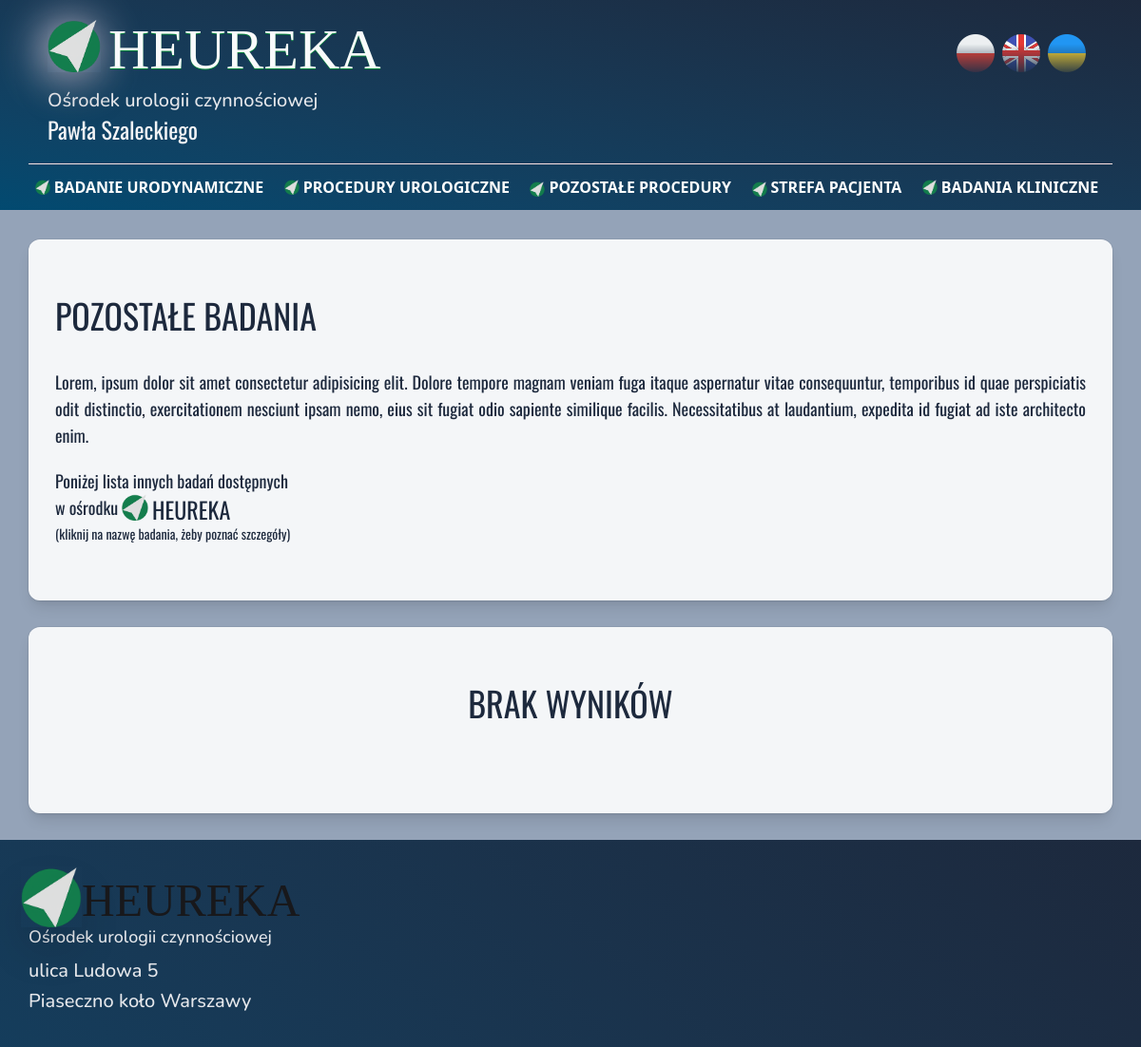
The page /pozostałe-procedury (upper part) on the database as committed earlier.
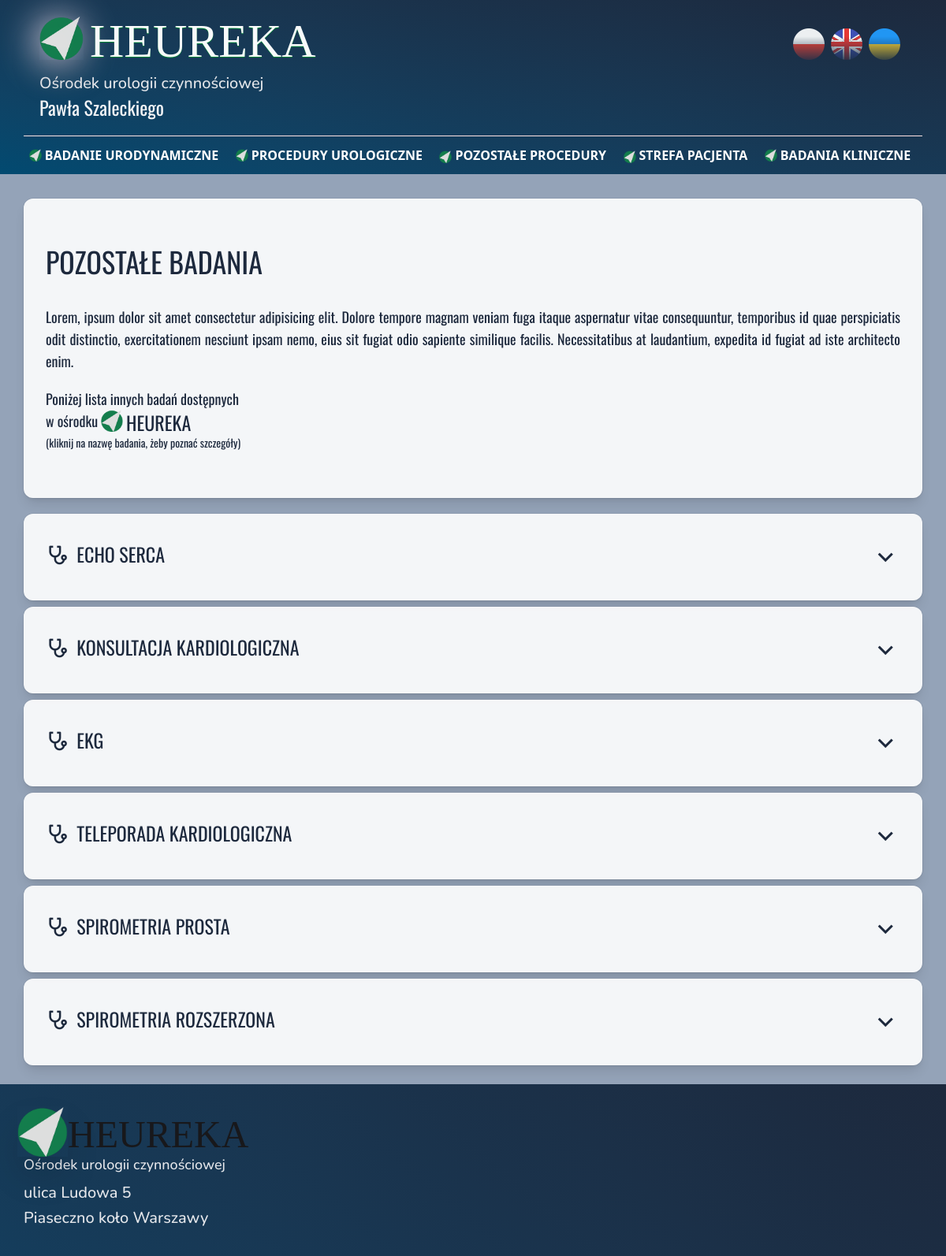
The same page on the database as committed later.
### services/models.py (models this page shows, shortened)
class Procedura(models.Model):
    class specjalizacja_choices(models.TextChoices):
        urologia = 'urologia', 'urologia'
        kardiologia = 'kardiologia', 'kardiologia'
        pulmunologia = 'pulmunologia', 'pulmunologia'
        rehabilitacja = 'rehabilitacja', 'rehabilitacja'
        inne = 'inne', 'inne'
    class typ_choices(models.TextChoices):
        badanie = 'B', 'badanie'
        zabieg = 'Z', 'zabieg'
        procedura = 'P', 'procedura'
        sesja = 's', 'sesja'
    class order_choices(models.TextChoices):
         A = 'A', 'A'
         B = 'B', 'B'
         C = 'C', 'C'
         D = 'D', 'D'
         E = 'E', 'E'
         F = 'F', 'F'
    nazwa = models.CharField(max_length=256)
    opis = HTMLField( blank=True, null=True, verbose_name='Opis badania')
    polega = HTMLField( blank=True, default='',  verbose_name='Na czym polega badanie')
    przebieg = HTMLField( blank=True, default='',  verbose_name='Przebieg badania')
    wskazania = HTMLField(blank=True, default='', verbose_name='Wskazania do badania [POLE LISTY]')
    after = HTMLField(blank=True, null=True, verbose_name='Po badaniu [POLE LISTY]')
    specjalizacja =  models.CharField(max_length=20, choices=specjalizacja_choices, default=specjalizacja_choices.urologia)
    typ_usługi = models.CharField(max_length=25, choices=typ_choices, default =typ_choices.badanie)
    order = models.CharField(max_length=1, choices=order_choices, default=order_choices.F, verbose_name='kolejność')
    active = models.BooleanField(default=False, verbose_name='aktywna')
    lekarz = models.CharField(max_length=200, blank=True, null=True)
    koszt = models.PositiveSmallIntegerField(blank=True, null=True)
    cena_od=models.BooleanField(default=False)
    czas_oczekiwania = models.IntegerField(blank=True, null=True)
    czas_badania = models.CharField(max_length=3, blank=True, null=True)
    pdf_pl = models.FileField(upload_to='downloads/', blank=True, null=True, verbose_name='Instruktaż po polsku' )
    pdf_en = models.FileField(upload_to='downloads/', blank=True, null=True, verbose_name='Instruktaż po angielsku')
    pdf_uk = models.FileField(upload_to='downloads/', blank=True, null=True, verbose_name='Instruktaż po ukraińsku')
    objects = models.Manager()
    activated = ActiveManager()
    class Meta:
        verbose_name_plural = 'procedury'
        ordering = ['order', 'nazwa']
    @property
    def dokumenty(self):
        return bool(self.pdf_pl or self.pdf_en or self.pdf_uk)
    @property
    def opisy(self):
        return bool(self.opis or self.polega or self.przebieg or self.wskazania)

### clinic/context_processors.py (called while the page is built)
def contact_form_context(request):
    return {
        'contact_form': ContactForm()
    }

### clinic/views.py (called while the page is built)
    def get_queryset(self):
        return Procedura.activated.exclude(specjalizacja='urologia')

### services/models.py (called while the page is built)
        def get_queryset(self):
            return (super().get_queryset().filter(active=True))

### templates/clinic/pozostale_procedury.html (shortened to what this page needs)
{% extends 'base.html' %}
{% load i18n %}
{% load static %}
{% block content %}
{% include 'elements/button/contact/contact-button.html' %}
{% include 'elements/header.html' %}
<section class="grid grid-cols-1 gap-x-5 gap-y-1 mt-[200px] md:grid-cols-2 w-[95%] xl:w-[80%] mx-auto">
    <div class="px-7 xl:px-12 py-[60px] mt-7  col-span-2 font-primary text-lg text-justify items-center text-slate-800 rounded-xl bg-white/90 shadow-lg ring-1 ring-black/5">
        <h2 class="uppercase pb-9 font-primary flex  text-4xl justify-center md:justify-start ">{% translate 'Pozostałe badania' %}</h2>
        <p class="text-md font-primary mb-5  ">Lorem, ipsum dolor sit amet consectetur adipisicing elit. Dolore tempore magnam veniam fuga itaque aspernatur vitae consequuntur, temporibus id quae perspiciatis odit distinctio, exercitationem nesciunt ipsam nemo, eius sit fugiat odio sapiente similique facilis. Necessitatibus at laudantium, expedita id fugiat ad iste architecto enim. </p>
        <p class="text-lg font-primary   ">{% translate 'Poniżej lista innych badań dostępnych' %}</p>
        <p class="text-lg font-primary flex  ">{% translate 'w ośrodku' %} <span class="flex text-2xl mx-1 uppercase font-heureka"><img src="{% static 'icons/heureka_logo_3.png' %}" class="size-7 mr-1 " alt="">heureka</span> </p>
        <p class="text-sm font-primary  ">{% translate '(kliknij na nazwę badania, żeby poznać szczegóły)' %}</p>
    </div>
</section>
{% if object_list %}
<section class="grid grid-cols-1 gap-x-5 gap-y-1 py-5  w-[95%] xl:w-[80%] mx-auto">
    {% for i in object_list %}
    <details id="bu_kons_1" class="px-7 xl:px-12 mb-1 py-[35px] transition  font-primary text-xl  text-justify    items-center   text-slate-800   rounded-xl  bg-white/90 shadow-lg ring-1 ring-black/5">
            <summary class="flex justify-between outline-none" >
                <div class="flex">
                    <i class="ri-stethoscope-line text-3xl mr-2"></i>
                    <h2 class="text-2xl uppercase">{{i.nazwa}}</h2>
                </div>
                <i class="ri-arrow-down-s-line text-4xl  "></i>
            </summary>
        </details>
        {% endfor %}
    </section>
{% else %}
        <section class="grid grid-cols-1 pb-7   gap-x-5 gap-y-1 md:grid-cols-2 w-[95%] xl:w-[80%] mx-auto">
            <div class="px-7 xl:px-12 py-[60px] mt-7  col-span-2 font-primary text-lg text-justify items-center text-slate-800 rounded-xl bg-white/90 shadow-lg ring-1 ring-black/5">
                <h2 class="uppercase pb-9 font-primary flex  text-4xl justify-center text-center  ">{% trans 'Brak wyników'%}</h2>
            </div>
        </section>
{% endif %}
{% include 'elements/footer.html' %}
{% endblock %}

Rows that differ between the two databases and show on the page:
added Procedura: nazwa "ECHO SERCA"
added Procedura: nazwa "KONSULTACJA KARDIOLOGICZNA"
added Procedura: nazwa "EKG"
added Procedura: nazwa "TELEPORADA KARDIOLOGICZNA"
added Procedura: nazwa "SPIROMETRIA PROSTA"
added Procedura: nazwa "SPIROMETRIA ROZSZERZONA"
Other text that changed with them:
text no longer shown: "BRAK WYNIKÓW"
